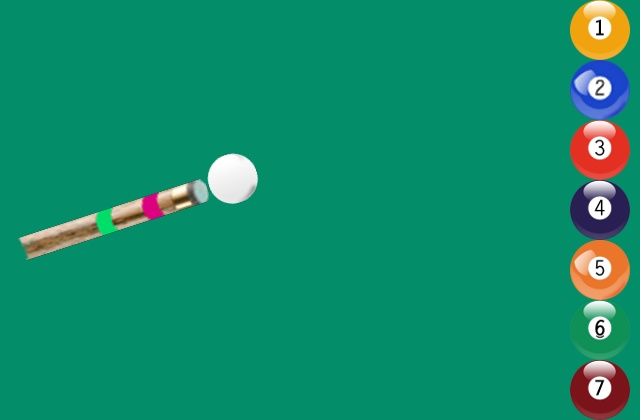
#> input picture Task1_Practice/test_images/10.jpg, 640 x 420 px
$ python 'countourImage - Copy.py'   (Python 2 division)
#> lines starting #> are read from the running program, lines starting #| are printed output that depends on the picture; after the words box and inside, x2 and y2 are one past the last pixel; in counts of white or black regions, pixels touching at a corner belong together; long printed decimals are rounded
# -*- coding: cp1252 -*-
'''
**************************************************************************
*                  IMAGE PROCESSING (e-Yantra 2014)
*                  ================================
*  This software is intended to teach image processing concepts
*
*  MODULE: Functions
*  Filename: contourImage.py
*  Version: 1.0.0
*  Date: November 3, 2014
*
*  Author: Arun Mukundan, e-Yantra Project, Department of Computer Science
*  and Engineering, Indian Institute of Technology Bombay.
*
*  Software released under Creative Commons CC BY-NC-SA
*
*  For legal information refer to:
*        http://creativecommons.org/licenses/by-nc-sa/4.0/legalcode
*
*
*  This software is made available on an “AS IS WHERE IS BASIS”.
*  Licensee/end user indemnifies and will keep e-Yantra indemnified from
*  any and all claim(s) that emanate from the use of the Software or
*  breach of the terms of this agreement.
*
*  e-Yantra - An MHRD project under National Mission on Education using
*  ICT(NMEICT)
*
**************************************************************************
'''

############################################
## Import OpenCV
import numpy
import cv2
############################################

############################################
## Read the image
img = cv2.imread('test_images/10.jpg')
#> img is the input picture: shape (420, 640, 3); mean B, G, R 106.8, 140.5, 18.8
############################################

############################################
## Do the processing
# Need a binary Image
stick = 3
whiteball=2
otherball=4

MIN = numpy.array([70, 100, 100],numpy.uint8)
MAX = numpy.array([85, 255, 255],numpy.uint8)
gray = cv2.cvtColor(img,cv2.COLOR_BGR2HSV)
#> gray: shape (420, 640, 3); mean H, S, V 80.3, 237.8, 145.9
height, width = img.shape[:2]
#> height = 420; width = 640
#ret,thresh = cv2.threshold(gray,50,200,cv2.THRESH_TOZERO) #at 130 lowest contours 22
framet = cv2.inRange(gray, MIN, MAX)
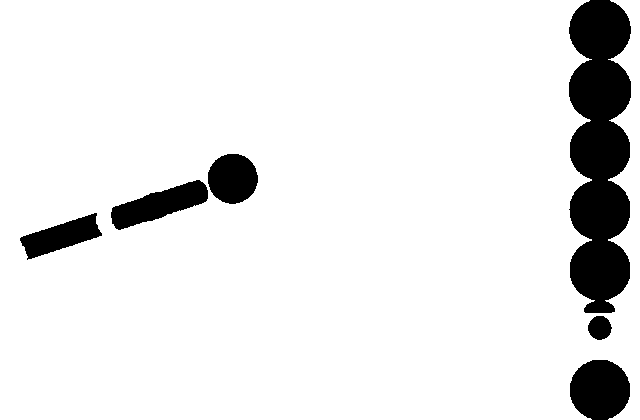
#> framet: shape (420, 640); 90.8% white; 6 black regions
#thresh =cv2.adaptiveThreshold(gray,255,cv2.ADAPTIVE_THRESH_GAUSSIAN_C,cv2.THRESH_BINARY,11,25)
#edged=cv2.Canny(thresh,30,960)
contours, hierarchy = cv2.findContours(framet,cv2.RETR_TREE,cv2.CHAIN_APPROX_SIMPLE)
#> contours = 5 contours; box (x1, y1, x2, y2) and area: (0, 0, 640, 420) 249276, (110, 179, 209, 231) 2466, (207, 153, 259, 205) 2032, (19, 212, 103, 261) 1933, (587, 315, 613, 341) 469
contours=sorted(contours, key = cv2.contourArea, reverse = True)[:5]
cv2.drawContours(img,contours,2,(0,255,0),1) #1 for stick, 2 for white ball, 3 for other ball

print "No. of contours ",len(contours)
#| No. of contours  5
print "image res ",width,"X",height
#| image res  640 X 420
M = cv2.moments(contours[stick])
#> M = moments, m00 1933, centre m10/m00, m01/m00 = (60.57, 236)
cx1 = int(M['m10']/M['m00'])
#> cx1 = 60
cy1 = int(M['m01']/M['m00'])
#> cy1 = 236
print "centre of stick = ", cx1, ", ", cy1
#| centre of stick =  60 ,  236
cv2.circle(img,(cx1,cy1), 5, (0,0,255), -1)
#> img: shape (420, 640, 3); mean B, G, R 106.7, 140.5, 18.8
##
M = cv2.moments(contours[whiteball])
#> M = moments, m00 2032, centre m10/m00, m01/m00 = (232.3, 178.2)
cx2 = int(M['m10']/M['m00'])
#> cx2 = 232
cy2 = int(M['m01']/M['m00'])
#> cy2 = 178
print "center of white ball = ", cx2, ", ", cy2
#| center of white ball =  232 ,  178
cv2.circle(img,(cx2,cy2), 5, (0,0,255), -1)
#> img: shape (420, 640, 3); mean B, G, R 106.7, 140.4, 18.8
##
M = cv2.moments(contours[otherball])
#> M = moments, m00 469, centre m10/m00, m01/m00 = (599.3, 327.4)
cx3 = int(M['m10']/M['m00'])
#> cx3 = 599
cy3 = int(M['m01']/M['m00'])
#> cy3 = 327
print "center of ball = ", cx3, ", ", cy3
#| center of ball =  599 ,  327
cv2.circle(img,(cx3,cy3), 5, (0,0,255), -1)
#> img: shape (420, 640, 3); mean B, G, R 106.6, 140.4, 18.8
###calculating slope of white ball's and stick's centroids coordinate system
slope=(float)(cy1-cy2)/(cx2-cx1);
#> slope = 0.337
print slope
#| 0.3372
#drawing line
cy4=-(float)(slope)*(cx3-cx1)+cy1
#> cy4 = 54.24
cy4=round(cy4)
#> cy4 = 54
cy4=(int)(cy4)
print cy4
#| 54
ballwidth=height/7
#> ballwidth = 60
print "ball width ",ballwidth
#| ball width  60
cv2.line(img,(cx1,cy1),(cx3,cy4),(255,255,255), 1)
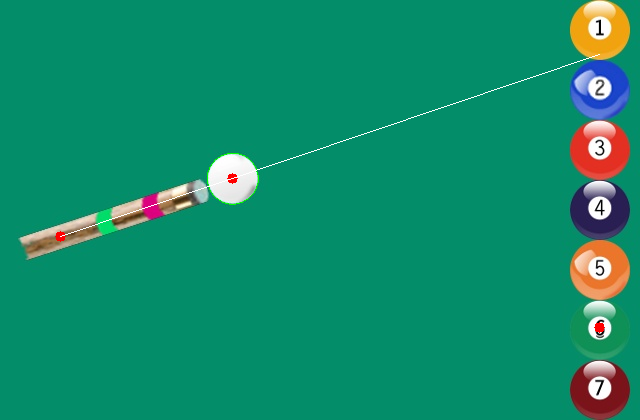
#> img: shape (420, 640, 3); mean B, G, R 106.9, 140.6, 19.2
##finding colliding ball
ccx=cx3-30
#> ccx = 569
ccy=-(float)(slope)*(ccx-cx1)+cy1
#> ccy = 64.36
print ccy
#| 64.360
pix=60
count=0
while pix<=height:
    count=count+1
    if ccy>=pix-60 and ccy<pix:
        print "Ball ",count
    pix=pix+60
#> after the loop, count = 7; pix = 480


#print "Centroid = ", cx, ", ", cy
#cv2.circle(img,(cx,cy), 5, (0,0,255), -1)
############################################

############################################
## Show the image
#cv2.imshow('image-gray',framet)
cv2.imshow('image',img)
#cv2.imshow('image',img)

############################################

############################################
## Close and exit
cv2.waitKey(0)
cv2.destroyAllWindows()
############################################
